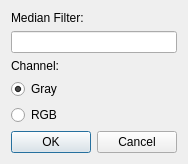
<?xml version="1.0" encoding="UTF-8"?>
<ui version="4.0">
 <class>MedianFilterDialog</class>
 <widget class="QDialog" name="MedianFilterDialog">
  <property name="geometry">
   <rect>
    <x>0</x>
    <y>0</y>
    <width>174</width>
    <height>149</height>
   </rect>
  </property>
  <property name="sizePolicy">
   <sizepolicy hsizetype="Preferred" vsizetype="Preferred">
    <horstretch>0</horstretch>
    <verstretch>0</verstretch>
   </sizepolicy>
  </property>
  <property name="minimumSize">
   <size>
    <width>0</width>
    <height>0</height>
   </size>
  </property>
  <property name="maximumSize">
   <size>
    <width>16777215</width>
    <height>16777215</height>
   </size>
  </property>
  <property name="windowTitle">
   <string>Dialog</string>
  </property>
  <layout class="QGridLayout" name="gridLayout">
   <item row="2" column="0">
    <widget class="QLabel" name="label_2">
     <property name="text">
      <string>Channel:</string>
     </property>
    </widget>
   </item>
   <item row="3" column="0">
    <widget class="QRadioButton" name="medianGrayRBtn">
     <property name="text">
      <string>Gray</string>
     </property>
     <property name="checked">
      <bool>true</bool>
     </property>
    </widget>
   </item>
   <item row="0" column="0">
    <widget class="QLabel" name="label">
     <property name="text">
      <string>Median Filter:</string>
     </property>
    </widget>
   </item>
   <item row="1" column="0">
    <widget class="QLineEdit" name="MedianFilterLEd"/>
   </item>
   <item row="5" column="0">
    <widget class="QDialogButtonBox" name="buttonBox">
     <property name="orientation">
      <enum>Qt::Horizontal</enum>
     </property>
     <property name="standardButtons">
      <set>QDialogButtonBox::Cancel|QDialogButtonBox::Ok</set>
     </property>
    </widget>
   </item>
   <item row="4" column="0">
    <widget class="QRadioButton" name="medianRgbRBtn">
     <property name="text">
      <string>RGB</string>
     </property>
    </widget>
   </item>
  </layout>
 </widget>
 <resources/>
 <connections>
  <connection>
   <sender>buttonBox</sender>
   <signal>accepted()</signal>
   <receiver>MedianFilterDialog</receiver>
   <slot>accept()</slot>
   <hints>
    <hint type="sourcelabel">
     <x>248</x>
     <y>254</y>
    </hint>
    <hint type="destinationlabel">
     <x>157</x>
     <y>274</y>
    </hint>
   </hints>
  </connection>
  <connection>
   <sender>buttonBox</sender>
   <signal>rejected()</signal>
   <receiver>MedianFilterDialog</receiver>
   <slot>reject()</slot>
   <hints>
    <hint type="sourcelabel">
     <x>316</x>
     <y>260</y>
    </hint>
    <hint type="destinationlabel">
     <x>286</x>
     <y>274</y>
    </hint>
   </hints>
  </connection>
 </connections>
</ui>
